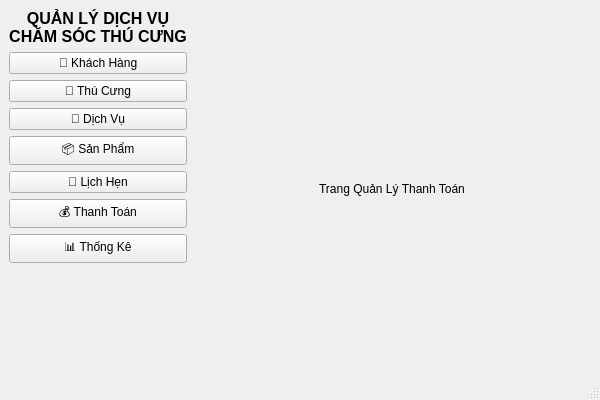
<?xml version="1.0" encoding="UTF-8"?>
<ui version="4.0">
 <class>MainWindow</class>
 <widget class="QMainWindow" name="MainWindow">
  <property name="geometry">
   <rect>
    <x>0</x>
    <y>0</y>
    <width>600</width>
    <height>400</height>
   </rect>
  </property>
  <property name="maximumSize">
   <size>
    <width>600</width>
    <height>400</height>
   </size>
  </property>
  <property name="windowTitle">
   <string>Quản Lý Dịch Vụ Chăm Sóc Thú Cưng</string>
  </property>
  <widget class="QWidget" name="centralwidget">
   <layout class="QHBoxLayout" name="mainLayout">
    <item>
     <layout class="QVBoxLayout" name="sidebarLayout">
      <item>
       <widget class="QLabel" name="titleLabel">
        <property name="font">
         <font>
          <pointsize>12</pointsize>
          <weight>75</weight>
          <bold>true</bold>
         </font>
        </property>
        <property name="text">
         <string>QUẢN LÝ DỊCH VỤ
CHĂM SÓC THÚ CƯNG</string>
        </property>
        <property name="alignment">
         <set>Qt::AlignCenter</set>
        </property>
       </widget>
      </item>
      <item>
       <widget class="QPushButton" name="btn_customer">
        <property name="text">
         <string>👥 Khách Hàng</string>
        </property>
       </widget>
      </item>
      <item>
       <widget class="QPushButton" name="btn_pet">
        <property name="text">
         <string>🐾 Thú Cưng</string>
        </property>
       </widget>
      </item>
      <item>
       <widget class="QPushButton" name="btn_service">
        <property name="text">
         <string>🛁 Dịch Vụ</string>
        </property>
       </widget>
      </item>
      <item>
       <widget class="QPushButton" name="btn_product">
        <property name="text">
         <string>📦 Sản Phẩm</string>
        </property>
       </widget>
      </item>
      <item>
       <widget class="QPushButton" name="btn_appointment">
        <property name="text">
         <string>📅 Lịch Hẹn</string>
        </property>
       </widget>
      </item>
      <item>
       <widget class="QPushButton" name="btn_invoice">
        <property name="text">
         <string>💰 Thanh Toán</string>
        </property>
       </widget>
      </item>
      <item>
       <widget class="QPushButton" name="btn_statistics">
        <property name="text">
         <string>📊 Thống Kê</string>
        </property>
       </widget>
      </item>
      <item>
       <spacer name="sidebarSpacer">
        <property name="orientation">
         <enum>Qt::Vertical</enum>
        </property>
        <property name="sizeHint" stdset="0">
         <size>
          <width>20</width>
          <height>40</height>
         </size>
        </property>
       </spacer>
      </item>
     </layout>
    </item>
    <item>
     <widget class="QStackedWidget" name="stacked_widget">
      <property name="currentIndex">
       <number>4</number>
      </property>
      <widget class="QWidget" name="page_customer">
       <layout class="QVBoxLayout">
        <item>
         <widget class="QLabel" name="label_customer">
          <property name="text">
           <string>Trang Quản Lý Khách Hàng</string>
          </property>
          <property name="alignment">
           <set>Qt::AlignCenter</set>
          </property>
         </widget>
        </item>
       </layout>
      </widget>
      <widget class="QWidget" name="page_pet">
       <layout class="QVBoxLayout">
        <item>
         <widget class="QLabel" name="label_pet">
          <property name="text">
           <string>Trang Quản Lý Thú Cưng</string>
          </property>
          <property name="alignment">
           <set>Qt::AlignCenter</set>
          </property>
         </widget>
        </item>
       </layout>
      </widget>
      <widget class="QWidget" name="page_service">
       <layout class="QVBoxLayout">
        <item>
         <widget class="QLabel" name="label_service">
          <property name="text">
           <string>Trang Quản Lý Dịch Vụ</string>
          </property>
          <property name="alignment">
           <set>Qt::AlignCenter</set>
          </property>
         </widget>
        </item>
       </layout>
      </widget>
      <widget class="QWidget" name="page_appointment">
       <layout class="QVBoxLayout">
        <item>
         <widget class="QLabel" name="label_appointment">
          <property name="text">
           <string>Trang Quản Lý Lịch Hẹn</string>
          </property>
          <property name="alignment">
           <set>Qt::AlignCenter</set>
          </property>
         </widget>
        </item>
       </layout>
      </widget>
      <widget class="QWidget" name="page_invoice">
       <layout class="QVBoxLayout">
        <item>
         <widget class="QLabel" name="label_invoice">
          <property name="text">
           <string>Trang Quản Lý Thanh Toán</string>
          </property>
          <property name="alignment">
           <set>Qt::AlignCenter</set>
          </property>
         </widget>
        </item>
       </layout>
      </widget>
      <widget class="QWidget" name="page_statistics">
       <layout class="QVBoxLayout">
        <item>
         <widget class="QLabel" name="label_statistics">
          <property name="text">
           <string>Trang Thống Kê</string>
          </property>
          <property name="alignment">
           <set>Qt::AlignCenter</set>
          </property>
         </widget>
        </item>
       </layout>
      </widget>
     </widget>
    </item>
   </layout>
  </widget>
  <widget class="QStatusBar" name="statusbar"/>
 </widget>
 <resources/>
 <connections/>
</ui>
